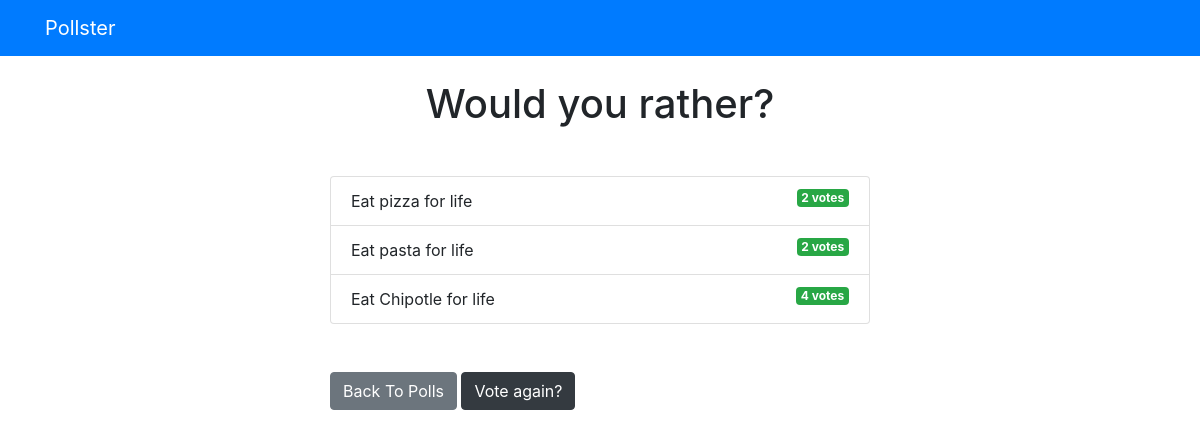
The app's page /polls/2/results/ with its own data.
### polls/views.py (the view)
# urls.py: path('<int:question_id>/results/', views.results, name='results'),
def results(request, question_id):
    question = get_object_or_404(Question, pk = question_id)
    return render(request, 'polls/results.html', {'question' : question})

### templates/polls/results.html
{% extends 'base.html' %}
{% block content %}
<h1 class="mb-5 text-center">{{ question.question_text }}</h1>
<ul class="list-group mb-5">
	{% for choice in question.choice_set.all %}
	<li class="list-group-item">
		{{ choice.choice_text }}  <span class="badge badge-success float-right">{{ choice.votes }} vote{{ choice.votes | pluralize }}</span>
	</li>
	{% endfor %}
</ul>
<a class="btn btn-secondary" href="{% url 'polls:index' %}">Back To Polls</a>
<a class="btn btn-dark" href="{% url 'polls:detail' question.id %}">Vote again?</a>
{% endblock %}

### records on screen
Question: question_text "Would you rather?"
Choice: choice_text "Eat pizza for life", votes "2", votes|pluralize "s"
Choice: choice_text "Eat pasta for life", votes "2", votes|pluralize "s"
Choice: choice_text "Eat Chipotle for life", votes "4", votes|pluralize "s"
